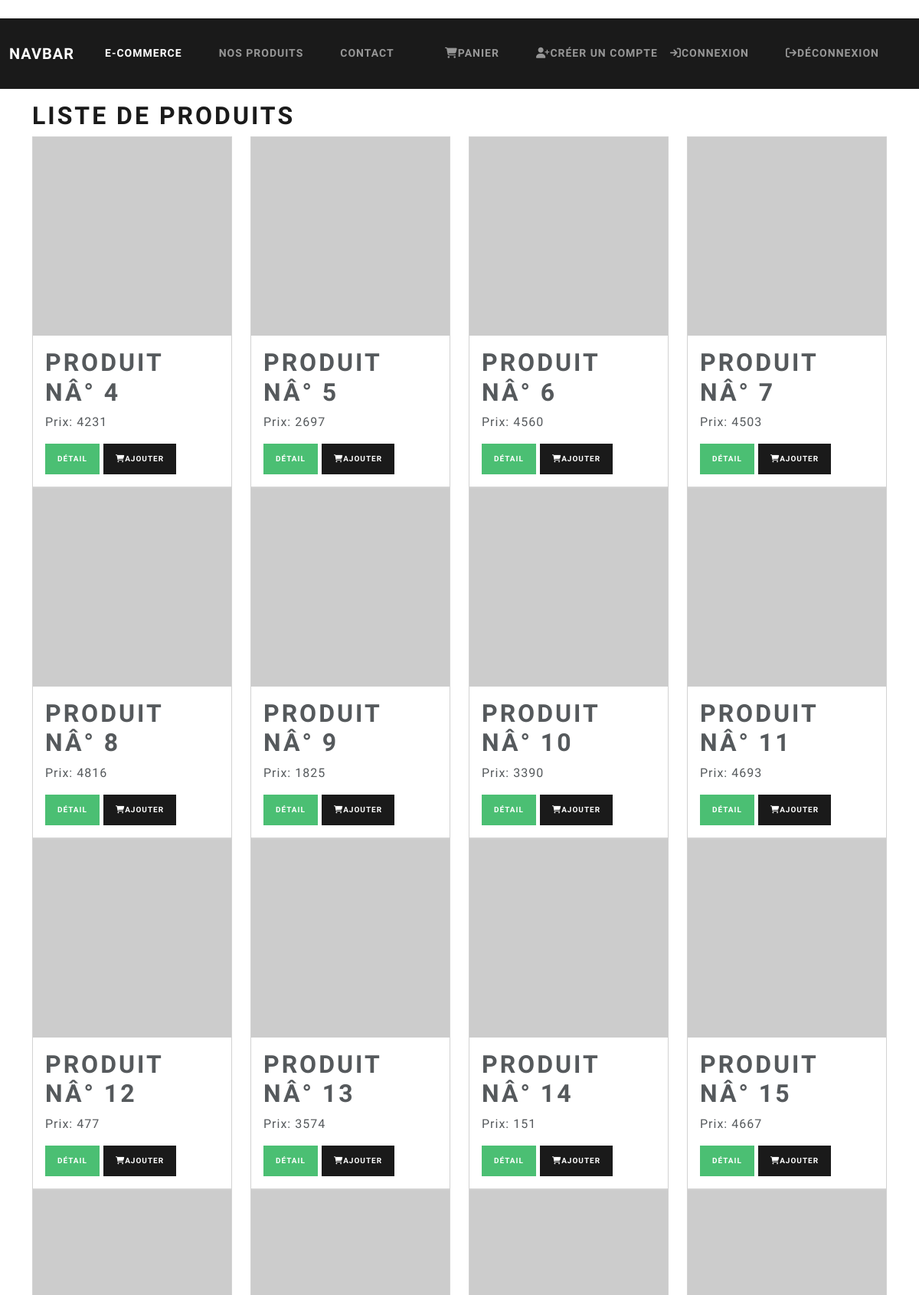
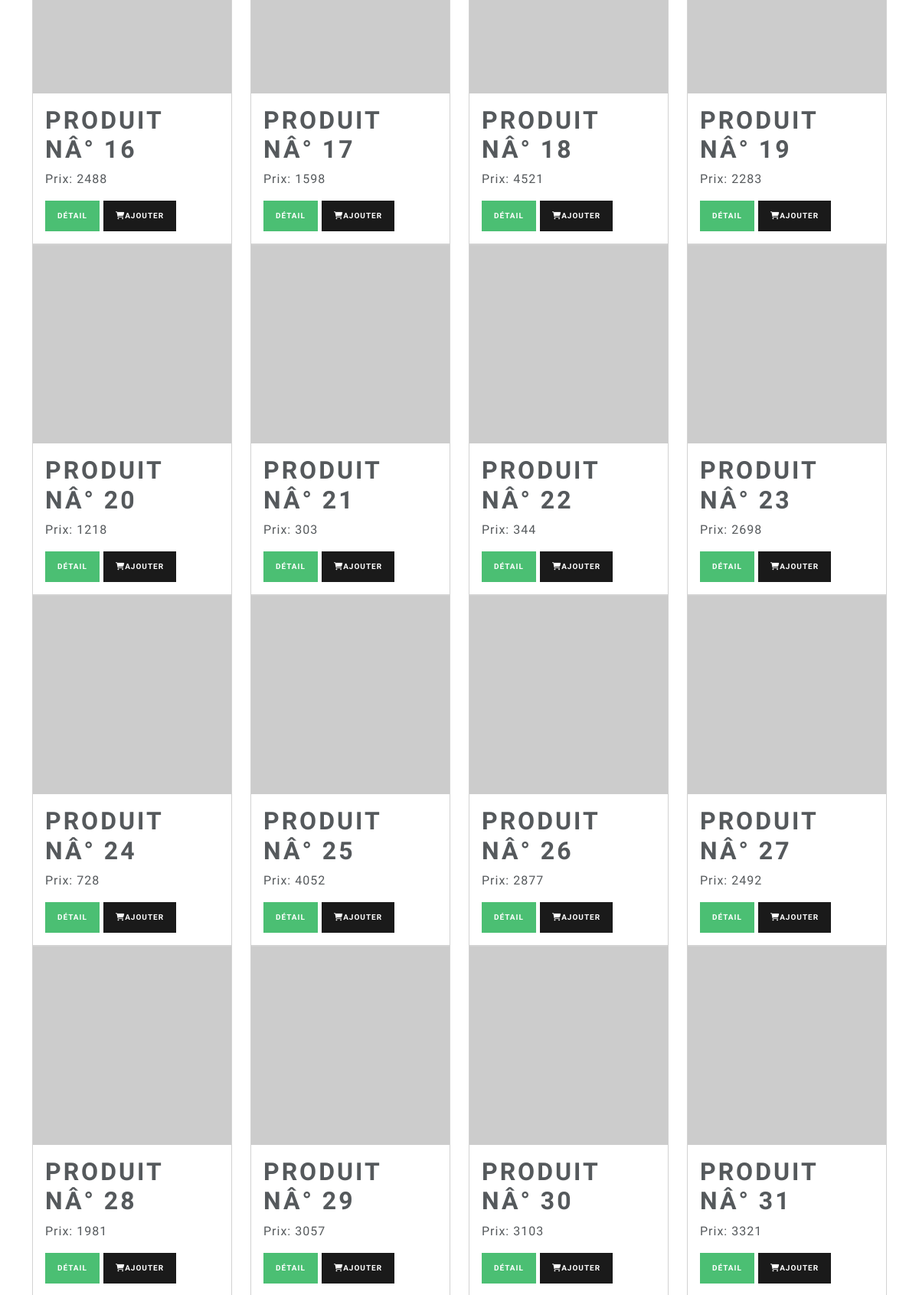
/controlleur/user/findall.php (upper part), run on the app's committed database (2 pictures, top to bottom).
### tables this page shows
CREATE TABLE `produit` (
  `id` int(11) NOT NULL,
  `libelle` varchar(2565) NOT NULL,
  `prix` float NOT NULL,
  `qtite` int(11) NOT NULL,
  `des` text NOT NULL,
  `image` varchar(256) NOT NULL,
  `promo` tinyint(1) NOT NULL DEFAULT 0
);

### controlleur/user/findall.php (called while the page is built)
<?php
    require_once "../../modéle/crud_produit.php";
    $crud=new crud_produit();
    $Lesproduits=$crud->findAll();
    include "../../view/user/findall.php";
?>

### modéle/connexion.php (called while the page is built)
<?php
class connexion
{
    private $pdo;
    function __construct()
    {
        $dsn="mysql:host=localhost;dbname=ecommerce";
        $user="root";
        $pw="";
        $this->pdo=new PDO($dsn,$user,$pw);
    }
    function getConnexion() {
        return $this->pdo;
    }
}
?>

### modéle/crud_produit.php (called while the page is built, shortened)
<?php
require_once "connexion.php";
  class crud_produit{
       private $pdo;
       function __construct()
       {
        $connexion=new connexion();
        $this->pdo=$connexion->getConnexion();
       }
       function findAll(){
            $sql="select * from produit";
            $res=$this->pdo->query($sql);
            return $res->fetchAll(PDO::FETCH_NUM);
       }
  }

### view/user/findall.php (the view, shortened to what this page needs)
<div class="row">
    <?php
    foreach ($Lesproduits as $produit) {
    ?>
        <div class="col-3">
            <div class="card">
                <img src="<?= $produit[5] ?>" class="img-fluid" alt="la photo du produit">
                <div class="card-body">
                    <h1 class="card-title"><?= $produit[1] ?></h1>
                    <p class="card-text">Prix: <?= $produit[2] ?></p>
                    <a href="../../controlleur/user/detail.php?id=<?= $produit[0] ?>" class="btn btn-success btn-sm">Détail</a>
                    <a href="<?php echo '../../controlleur/user/ajout.php?id=' . $produit[0]; ?>"
    class="btn btn-primary btn-sm"><i class="fas fa-shopping-cart"></i>Ajouter</a>
                </div>
            </div>
        </div>
    <?php } ?>
</div>
    </div>
</body>
</html>
<?php
$contenu =ob_get_clean();
$titre="Liste de produits ";
include "layout.php"; ?>

### view/user/layout.php (shortened to what this page needs)
<!DOCTYPE html>
<html lang="en">
<head>
    <link rel="stylesheet" href="../../view/bootstrap.css">
    <link rel="stylesheet" href="https://cdnjs.cloudflare.com/ajax/libs/font-awesome/6.6.0/css/all.min.css">
</head>
<body>
    <?php
    include "nav.php"; ?>
    <div class="container mt-3">
        <h1><?= $titre ?></h1>
        <?= $contenu ?>
</body>
</html>

### view/user/nav.php (shortened to what this page needs)
<nav class="navbar navbar-expand-sm bg-primary" data-bs-theme="dark">
  <div class="container-fluid">
    <a class="navbar-brand" href="#">Navbar</a>
    <div class="collapse navbar-collapse" id="navbarColor01">
      <ul class="navbar-nav me-auto">
        <li class="nav-item">
          <a class="nav-link active" href="../../index.php">E-commerce
          </a>
        </li>
        <li class="nav-item">
          <a class="nav-link" href="../../controlleur/user/findall.php">nos produits</a>
        </li>
        <li class="nav-item">
          <a class="nav-link" href="#">Contact</a>
        </li>
      </ul>
      <ul class="navbar-nav me-left">
      <li class="nav-item">
          <a class="nav-link" href="../../controlleur/user/panier.php"><i class="fas fa-shopping-cart"></i>Panier</a>
        </li>
          <a class="nav-link" href="../../view/user/newacc.php"><i class="fas fa-user-plus"></i>Créer un compte</a>
        <li class="nav-item">
          <a class="nav-link" href="../../view/user/connexion.php"><i class="fas fa-sign-in"></i>connexion</a>
        </li>
        <li class="nav-item">
          <a class="nav-link" href="../../controlleur/admin/deconnexion.php"><i class="fas fa-sign-out"></i>déconnexion</a>
        </li>
</ul>
    </div>
  </div>
</nav>

### data on the page
produit: libelle "PRODUIT NÂ° 4", prix "4231"
produit: libelle "PRODUIT NÂ° 5", prix "2697"
produit: libelle "PRODUIT NÂ° 6", prix "4560"
produit: libelle "PRODUIT NÂ° 7", prix "4503"
produit: libelle "PRODUIT NÂ° 8", prix "4816"
produit: libelle "PRODUIT NÂ° 9", prix "1825"
produit: libelle "PRODUIT NÂ° 10", prix "3390"
produit: libelle "PRODUIT NÂ° 11", prix "4693"
produit: libelle "PRODUIT NÂ° 12", prix "477"
produit: libelle "PRODUIT NÂ° 13", prix "3574"
produit: libelle "PRODUIT NÂ° 14", prix "151"
produit: libelle "PRODUIT NÂ° 15", prix "4667"
produit: libelle "PRODUIT NÂ° 16", prix "2488"
produit: libelle "PRODUIT NÂ° 17", prix "1598"
produit: libelle "PRODUIT NÂ° 18", prix "4521"
produit: libelle "PRODUIT NÂ° 19", prix "2283"
produit: libelle "PRODUIT NÂ° 20", prix "1218"
produit: libelle "PRODUIT NÂ° 21", prix "303"
produit: libelle "PRODUIT NÂ° 22", prix "344"
produit: libelle "PRODUIT NÂ° 23", prix "2698"
produit: libelle "PRODUIT NÂ° 24", prix "728"
produit: libelle "PRODUIT NÂ° 25", prix "4052"
produit: libelle "PRODUIT NÂ° 26", prix "2877"
produit: libelle "PRODUIT NÂ° 27", prix "2492"
produit: libelle "PRODUIT NÂ° 28", prix "1981"
produit: libelle "PRODUIT NÂ° 29", prix "3057"
produit: libelle "PRODUIT NÂ° 30", prix "3103"
produit: libelle "PRODUIT NÂ° 31", prix "3321"

### other printed values
$titre "LISTE DE PRODUITS"
